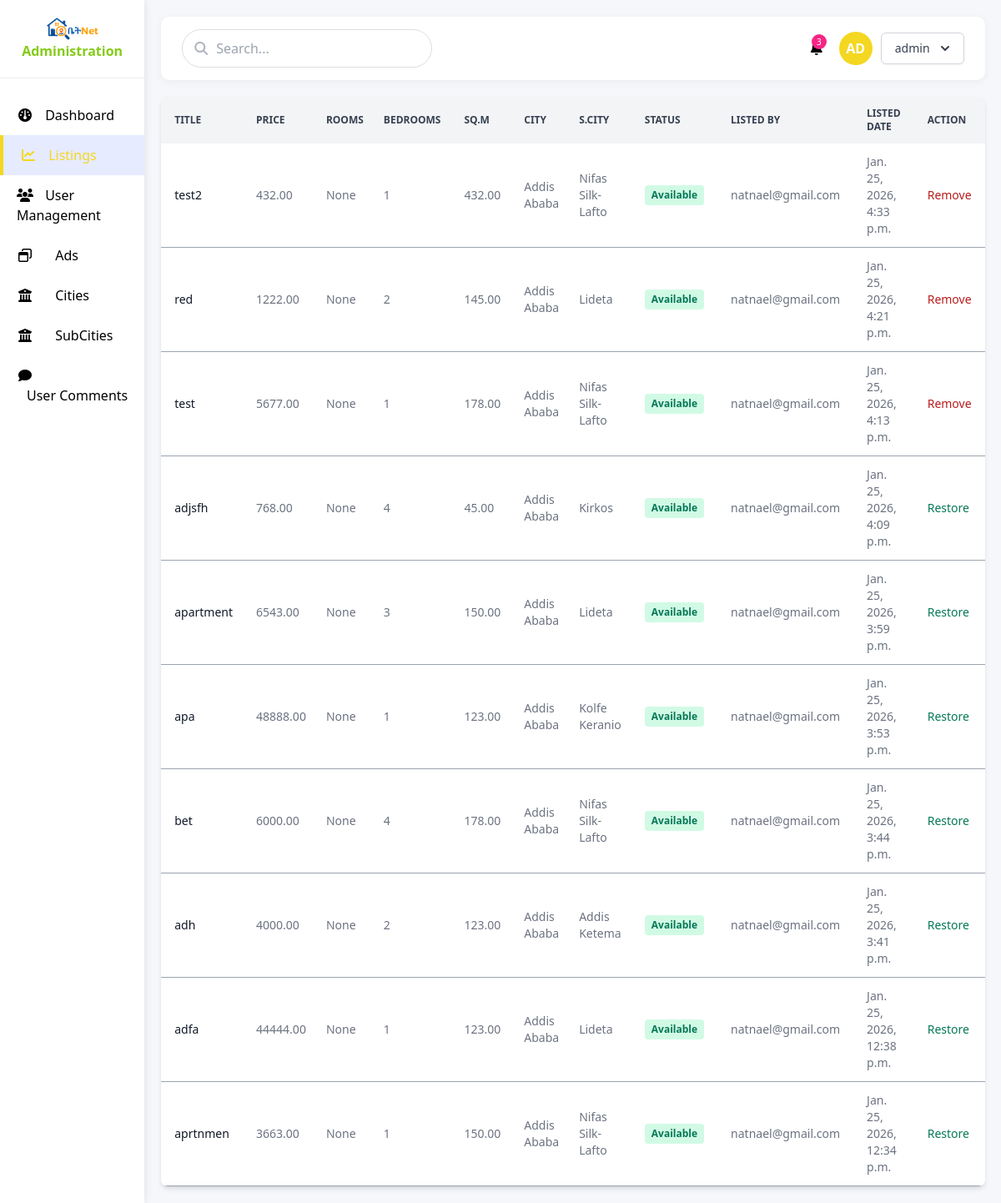
The page /admin-panel/listings (signed in) on the database as committed earlier.
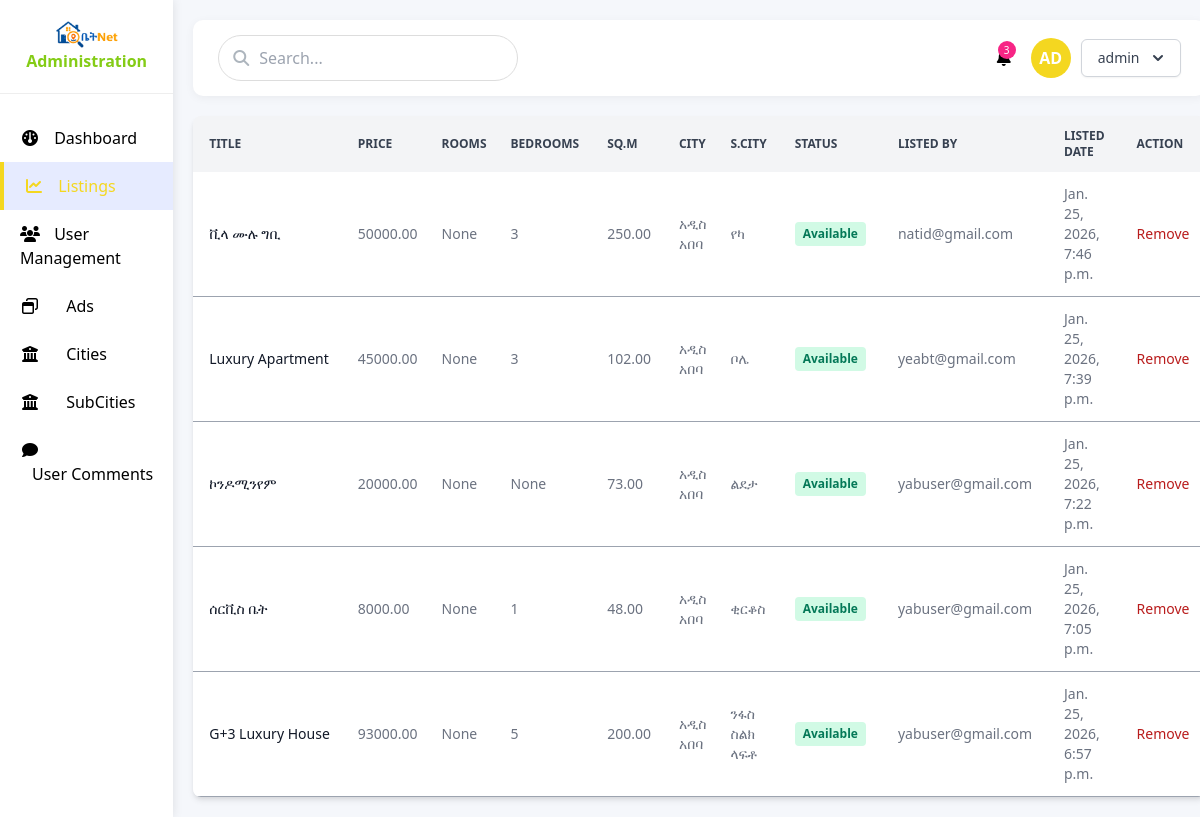
The same page on the database as committed later.
### listing/models.py (models this page shows, shortened)
class Listing(models.Model):
    user = models.ForeignKey(CustomUser, on_delete=models.CASCADE, related_name='listings')
    title = models.CharField(max_length=50)
    desc = models.TextField(max_length=400, null=True, blank=True)
    price = models.DecimalField(max_digits=10, decimal_places=2)
    rooms = models.IntegerField(null=True, blank=True)
    bedrooms = models.IntegerField(null=True, blank=True)
    bathrooms = models.IntegerField(null=True, blank=True)
    square_metre = models.DecimalField(max_digits=10, decimal_places=2, null=True, blank=True)
    city = models.ForeignKey(City, on_delete=models.SET_NULL, null=True, blank=True)
    sub_city = models.ForeignKey(SubCity, on_delete=models.SET_NULL, null=True, blank=True)
    area = models.CharField(max_length=100, null=True, blank=True)
    phone_number1 = models.CharField(max_length=20)
    phone_number2 = models.CharField(max_length=20, null=True, blank=True)
    status = models.BooleanField(default=True)
    admin_status = models.BooleanField(default=True)
    created_at = models.DateTimeField(auto_now_add=True)
    updated_at = models.DateTimeField(auto_now=True)
    amenities = models.ManyToManyField(Amenity, blank=True, related_name='listings')
    is_paid = models.BooleanField(default=False)
    payment_method = models.CharField(max_length=50, blank=True, null=True)
    class Meta:
        db_table = 'listings'

class City(models.Model):
    name = models.CharField(max_length=50)
    class Meta:
        db_table = 'cities'
    def __str__(self):
        return self.name

class SubCity(models.Model):
    name = models.CharField(max_length=50)
    class Meta:
        db_table = 'subcities'
    def __str__(self):
        return self.name

### users/models.py (models this page shows, shortened)
class CustomUser(AbstractBaseUser):
    first_name = models.CharField(max_length=100, blank=True, null=True)
    last_name = models.CharField(max_length=100, blank=True, null=True)
    email = models.EmailField(unique=True)
    is_active = models.BooleanField(default=True)
    is_admin = models.BooleanField(default=False)
    is_staff = models.BooleanField(default=False)
    created_at = models.DateTimeField(auto_now_add=True)
    updated_at = models.DateTimeField(auto_now=True)
    objects = CustomUserManager()
    USERNAME_FIELD = 'email'
    def __str__(self):
        return self.email

### admindashboard/views.py (the view)
# urls.py: path('listings',  views.get_listings,  name='admin-listings'),
@staff_member_required
def get_listings(request):
    listings = Listing.objects.all().order_by('-created_at')
    paginator = Paginator(listings, 10)  # Show 10
    page_number = request.GET.get('page')
    page_obj = paginator.get_page(page_number)
    context = {
        'listings':page_obj,
        'page_obj': page_obj ,
    }
    return render(request,'admin/pages/listings.html', context)

### templates/admin/pages/listings.html (shortened to what this page needs)
{% extends "../layout.html" %}
{% block content %}
<div class="">
    <div class="relative overflow-x-auto shadow-md sm:rounded-lg">
        <table class="w-full text-sm text-left text-gray-500 dark:text-gray-400">
            <thead class="text-xs text-gray-700 uppercase bg-gray-100 dark:bg-gray-700 dark:text-gray-300 sticky top-0 z-10">
                <tr>
                    <th scope="col" class="px-4 py-3">Title</th>
                    <th scope="col" class="px-3 py-3">Price</th>
                    <th scope="col" class="px-3 py-3">Rooms</th>
                    <th scope="col" class="px-3 py-3">Bedrooms</th>
                    <th scope="col" class="px-4 py-3">Sq.m</th>
                    <th scope="col" class="px-3 py-3">City</th>
                    <th scope="col" class="px-3 py-3">S.City</th>
                    <th scope="col" class="px-4 py-3">Status</th>
                    <th scope="col" class="px-4 py-3">Listed by</th>
                    <th scope="col" class="px-4 py-3">Listed date</th>
                    <th scope="col" class="px-4 py-3">Action</th>
                </tr>
            </thead>
            <tbody>
                {% for list in listings %}
                <tr class="bg-white border-b border-b-gray-400 dark:bg-gray-800 dark:border-gray-700 hover:bg-lime-50 dark:hover:bg-gray-700">
                    <th scope="row" class="px-4 py-3 font-medium text-gray-900 whitespace-nowrap dark:text-white">
                        {{ list.title }}
                    </th>
                    <td class="px-3 py-3">{{ list.price }}</td>
                    <td class="px-3 py-3">{{ list.rooms }}</td>
                    <td class="px-3 py-3">{{ list.bedrooms }}</td>
                    <td class="px-4 py-3">{{ list.square_metre }}</td>
                    <td class="px-3 py-3">{{ list.city }}</td>
                    <td class="px-3 py-3">{{ list.sub_city }}</td>
                    <td class="px-4 py-3">
                        {% if not list.status %}
                        <span class="inline-block px-2 py-1 text-xs font-semibold text-red-700 bg-red-100 rounded">Rented</span>
                        {% else %}
                        <span class="inline-block px-2 py-1 text-xs font-semibold text-green-700 bg-green-100 rounded">Available</span>
                        {% endif %}
                    </td>
                    <td class="px-4 py-3">{{ list.user }}</td>
                    <td class="px-4 py-3">{{ list.created_at }}</td>
                    <td class="px-4 py-3">
                        {% if list.admin_status %}
                        <a href="{% url 'admin-listing-status' id=list.id %}" class="text-red-700 hover:underline font-medium">Remove</a>
                        {% else %}
                        <a href="{% url 'admin-listing-status' id=list.id %}" class="text-green-700 hover:underline font-medium">Restore</a>
                        {% endif %}
                    </td>
                </tr>
                {% empty %}
                <tr>
                    <td colspan="11" class="px-4 py-3 text-center text-gray-500 dark:text-gray-300">No listings found.</td>
                </tr>
                {% endfor %}
            </tbody>
        </table>
    </div>
</div>
{% endblock content %}

Rows that differ between the two databases and show on the page:
removed Listing: title "test2", price "432.00", rooms "None", bedrooms "1", square_metre "432.00", city "Addis Ababa", sub_city "Nifas Silk-Lafto", status "Available", user "natnael@gmail.com", created_at "Jan. 25, 2026, 4:33 p.m.", admin_status "Remove"
removed Listing: title "red", price "1222.00", rooms "None", bedrooms "2", square_metre "145.00", city "Addis Ababa", sub_city "Lideta", status "Available", user "natnael@gmail.com", created_at "Jan. 25, 2026, 4:21 p.m.", admin_status "Remove"
removed Listing: title "test", price "5677.00", rooms "None", bedrooms "1", square_metre "178.00", city "Addis Ababa", sub_city "Nifas Silk-Lafto", status "Available", user "natnael@gmail.com", created_at "Jan. 25, 2026, 4:13 p.m.", admin_status "Remove"
removed Listing: title "adjsfh", price "768.00", rooms "None", bedrooms "4", square_metre "45.00", city "Addis Ababa", sub_city "Kirkos", status "Available", user "natnael@gmail.com", created_at "Jan. 25, 2026, 4:09 p.m.", admin_status "Restore"
removed Listing: title "apartment", price "6543.00", rooms "None", bedrooms "3", square_metre "150.00", city "Addis Ababa", sub_city "Lideta", status "Available", user "natnael@gmail.com", created_at "Jan. 25, 2026, 3:59 p.m.", admin_status "Restore"
removed Listing: title "apa", price "48888.00", rooms "None", bedrooms "1", square_metre "123.00", city "Addis Ababa", sub_city "Kolfe Keranio", status "Available", user "natnael@gmail.com", created_at "Jan. 25, 2026, 3:53 p.m.", admin_status "Restore"
removed Listing: title "bet", price "6000.00", rooms "None", bedrooms "4", square_metre "178.00", city "Addis Ababa", sub_city "Nifas Silk-Lafto", status "Available", user "natnael@gmail.com", created_at "Jan. 25, 2026, 3:44 p.m.", admin_status "Restore"
removed Listing: title "adh", price "4000.00", rooms "None", bedrooms "2", square_metre "123.00", city "Addis Ababa", sub_city "Addis Ketema", status "Available", user "natnael@gmail.com", created_at "Jan. 25, 2026, 3:41 p.m.", admin_status "Restore"
removed Listing: title "adfa", price "44444.00", rooms "None", bedrooms "1", square_metre "123.00", city "Addis Ababa", sub_city "Lideta", status "Available", user "natnael@gmail.com", created_at "Jan. 25, 2026, 12:38 p.m.", admin_status "Restore"
removed Listing: title "aprtnmen", price "3663.00", rooms "None", bedrooms "1", square_metre "150.00", city "Addis Ababa", sub_city "Nifas Silk-Lafto", status "Available", user "natnael@gmail.com", created_at "Jan. 25, 2026, 12:34 p.m.", admin_status "Restore"
now on this page (row edited): Listing: title "ቪላ ሙሉ ግቢ", price "50000.00", rooms "None", bedrooms "3", square_metre "250.00", city "አዲስ አበባ", sub_city "የካ", status "Available", user "natid@gmail.com", created_at "Jan. 25, 2026, 7:46 p.m.", admin_status "Remove"
now on this page (row edited): Listing: title "Luxury Apartment", price "45000.00", rooms "None", bedrooms "3", square_metre "102.00", city "አዲስ አበባ", sub_city "ቦሌ", status "Available", user "yeabt@gmail.com", created_at "Jan. 25, 2026, 7:39 p.m.", admin_status "Remove"
now on this page (row edited): Listing: title "ኮንዶሚንየም", price "20000.00", rooms "None", bedrooms "None", square_metre "73.00", city "አዲስ አበባ", sub_city "ልደታ", status "Available", user "yabuser@gmail.com", created_at "Jan. 25, 2026, 7:22 p.m.", admin_status "Remove"
now on this page (row edited): Listing: title "ሰርቪስ ቤት", price "8000.00", rooms "None", bedrooms "1", square_metre "48.00", city "አዲስ አበባ", sub_city "ቂርቆስ", status "Available", user "yabuser@gmail.com", created_at "Jan. 25, 2026, 7:05 p.m.", admin_status "Remove"
now on this page (row edited): Listing: title "G+3 Luxury House", price "93000.00", rooms "None", bedrooms "5", square_metre "200.00", city "አዲስ አበባ", sub_city "ንፋስ ስልክ ላፍቶ", status "Available", user "yabuser@gmail.com", created_at "Jan. 25, 2026, 6:57 p.m.", admin_status "Remove"
